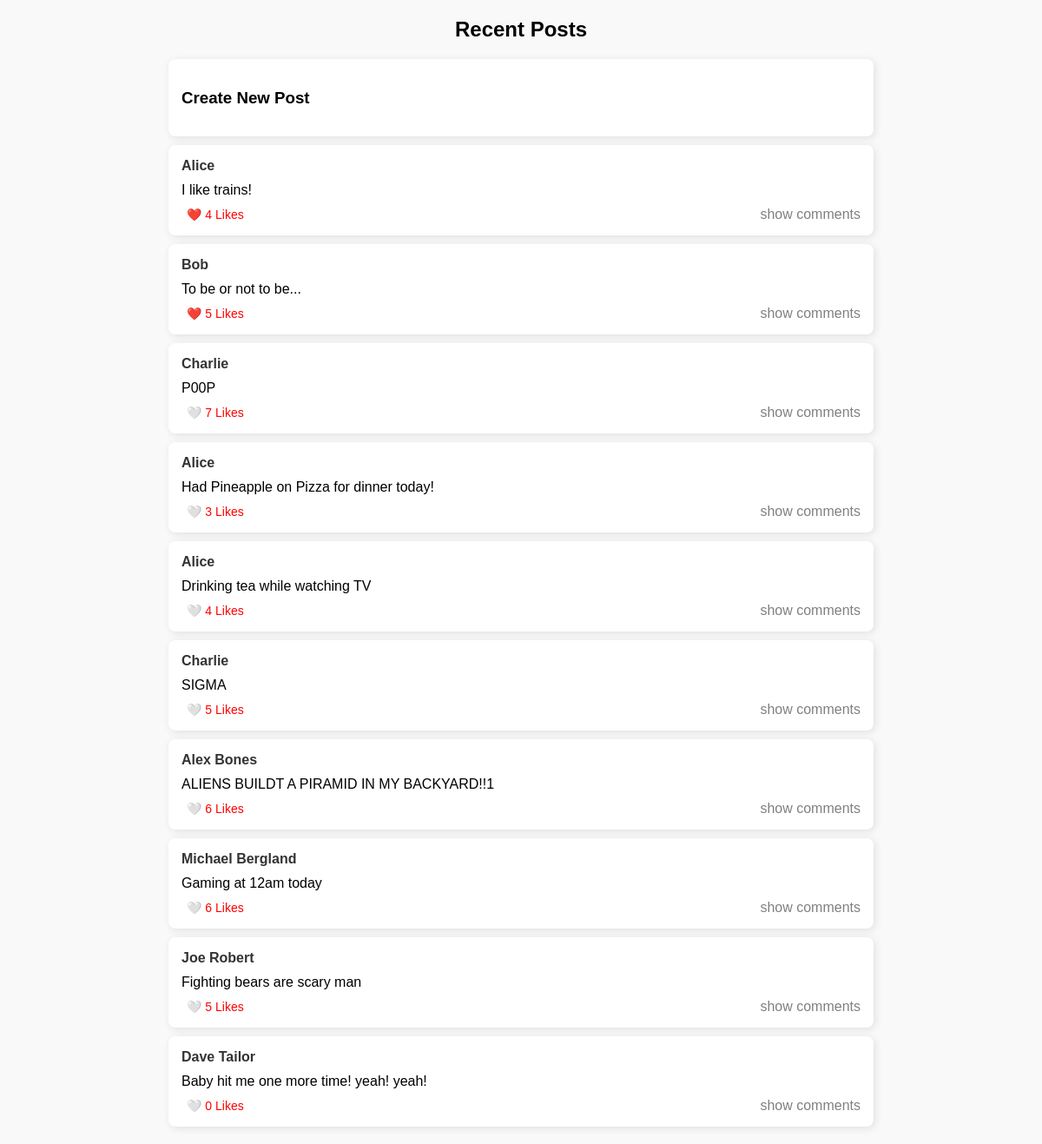
The page / on the database its author committed.
### tables this page shows
CREATE TABLE users (
                                user_id INTEGER PRIMARY KEY,
                                username TEXT NOT NULL,
                                intrests TEXT,
                                followers INT
                            );

CREATE TABLE posts (
                                post_id INTEGER PRIMARY KEY AUTOINCREMENT,
                                user_id NOT NULL,
                                content TEXT,
                                likes INT,
                                created_at TIMESTAMP DEFAULT CURRENT_TIMESTAMP,
                                FOREIGN KEY (user_id) REFERENCES users (user_id)
                            );

### app.py (the view)
@app.route("/")
def index():
    session["user_id"] = 1
    user_id = session["user_id"]
    posts, comments_by_post, liked_post_ids = get_data(user_id)
    return render_template("index.html", posts=posts,
                           comments_by_post=comments_by_post,
                           liked_post_ids=liked_post_ids,
                           user_id=user_id)

### templates/index.html (shortened to what this page needs)
<!DOCTYPE html>
<html>
<head>
</head>
<body>
    <h2 style="text-align: center;">Recent Posts</h2>
    <div class="post-container">
        <div class="post">
            <h3 style="align-content: center"> Create New Post</h3>
        </div>
    </div>
    <div class="post-container">
        {% for post in posts %}
            {% set post_id = post[0] %}
            {% set username = post[1] %}
            {% set content = post[2] %}
            {% set likes = post[3] %}
            <div class="post">
                <div class="username">
                    <a href="{{ url_for('user_page', username=username) }}">{{ username }}</a>
                </div>
                <div class="content">{{ content }}</div>
                <div class="option_div">
                    {% if user_id %}
                        {% if post_id in liked_post_ids %}
                            <form method="POST" action="{{ url_for('unlike_post', post_id=post_id) }}" class="likes">
                                <button type="submit" class="likes" style="border: none; background: none; cursor: pointer;">
                                    ❤️ {{ likes }} Likes
                                 </button>
                            </form>
                        {% else %}
                            <form method="POST" action="{{ url_for('like_post', post_id=post_id) }}" class="likes">
                                <button type="submit" class="likes" style="border: none; background: none; cursor: pointer;">
                                    🤍 {{ likes }} Likes
                                </button>
                            </form>
                        {% endif %}
                    {% else %}
                        <div class="likes" style="color: gray;">❤️ {{ likes }} Likes</div>
                    {% endif %}
                    <div class="comments" onclick="toggleComments('comments-{{ post_id }}')">show comments</div>
                </div>
            </div>
        {% endfor %}
    </div>
</body>
</html>

### templates/index.html (style rules this page uses)
body { font-family: Arial, sans-serif; background-color: #f9f9f9; margin: 20px; }
.post-container { width: 70%; margin: 0 auto; }
.post { background: white; padding: 15px; margin-bottom: 10px; border-radius: 8px; box-shadow: 2px 2px 10px rgba(0, 0, 0, 0.1); }
.username { font-weight: bold; color: #333; }
.content { margin: 10px 0; }
.option_div { display: flex; justify-content: space-between; align-items: center; }
.likes { color: red; font-size: 14px; border-radius: 5px; cursor: pointer; background-color: inherit; margin: 0 }
.comments { color: gray; align-items: center; cursor: pointer }
a { text-decoration: none; color: inherit; }

### rows shown on the page
posts: content "I like trains!", likes "4"
users: username "Alice"
posts: content "To be or not to be...", likes "5"
users: username "Bob"
posts: content "P00P", likes "7"
users: username "Charlie"
posts: content "Had Pineapple on Pizza for dinner today!", likes "3"
posts: content "Drinking tea while watching TV", likes "4"
posts: content "SIGMA", likes "5"
posts: content "ALIENS BUILDT A PIRAMID IN MY BACKYARD!!1", likes "6"
users: username "Alex Bones"
posts: content "Gaming at 12am today", likes "6"
users: username "Michael Bergland"
posts: content "Fighting bears are scary man", likes "5"
users: username "Joe Robert"
posts: content "Baby hit me one more time! yeah! yeah!", likes "0"
users: username "Dave Tailor"
